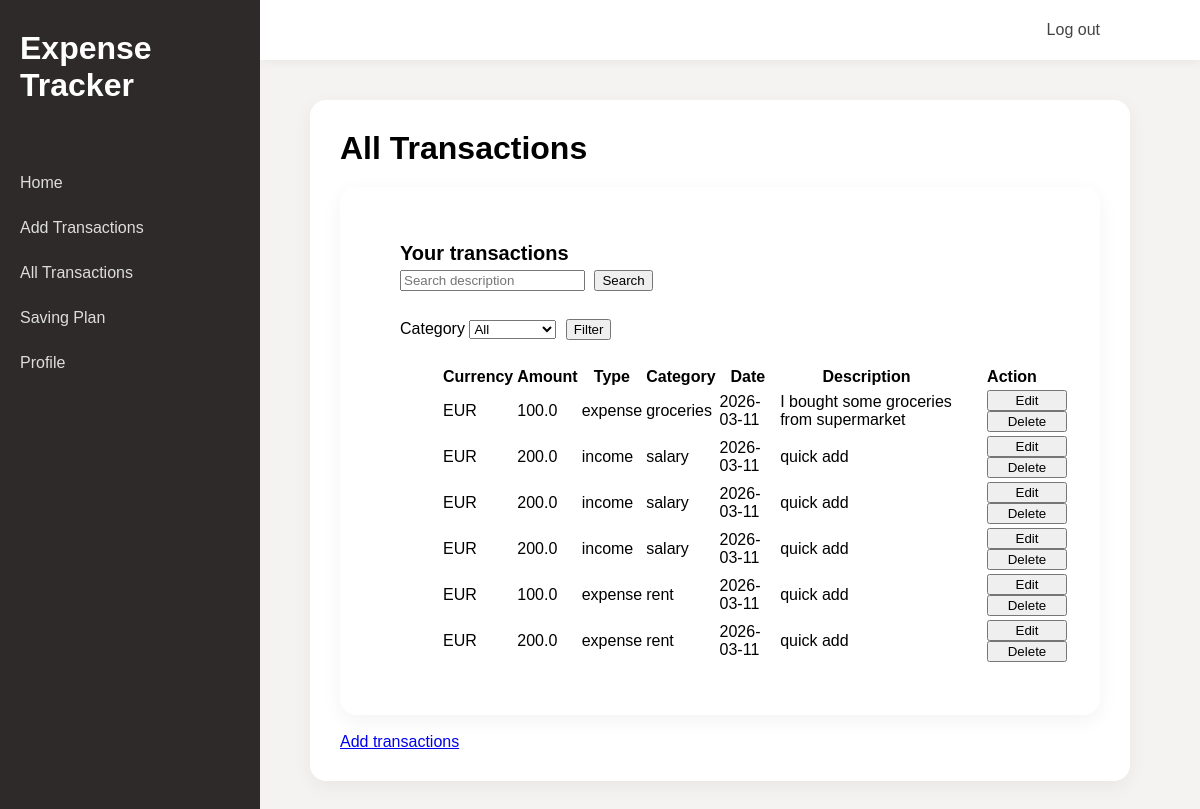
Page /personal (signed in) on the earlier database version.
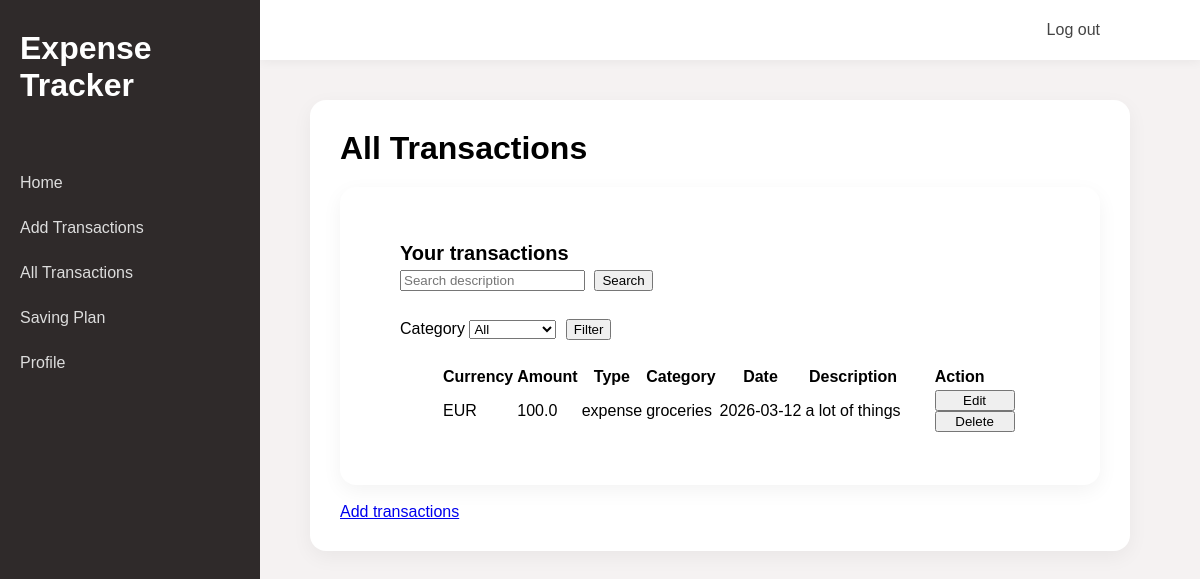
Same page on the later database version.
### tables this page shows
CREATE TABLE transactions
(
    transaction_id INTEGER PRIMARY KEY AUTOINCREMENT,
    user_id INTEGER NOT NULL,
    currency TEXT NOT NULL,
    amount REAL NOT NULL,
    type TEXT NOT NULL,
    category TEXT NOT NULL,
    date DATE NOT NULL,
    description TEXT
);

### app.py (the view, shortened to what this page needs)
@app.route("/personal")
@login_required
def personal():
    db = get_db()
    user_id = session["user_id"]
    query = request.args.get("q")
    category = request.args.get("category")
    if query and category:
        content = db.execute("""SELECT * FROM transactions
                            WHERE user_id = ?
                            AND description LIKE ?
                            AND category = ?
                            ORDER BY date DESC
                            """, (user_id, f"%{query}%", category)).fetchall()
    elif query:
        content = db.execute("""SELECT * FROM transactions
                            WHERE user_id = ?
                            AND description LIKE ?
                            ORDER BY date DESC
                            """, (user_id, f"%{query}%")).fetchall()
    else:
        content = db.execute("""SELECT * FROM transactions
                            WHERE user_id = ?
                            ORDER BY date DESC
                            """, (user_id,)).fetchall()
    categories = db.execute("""SELECT name
                            FROM categories
                            WHERE user_id = ?
                            ORDER BY name
                            """, (user_id,)).fetchall()
    category_list = db.execute("""SELECT DISTINCT category
                               FROM transactions
                               WHERE user_id = ?
                               ORDER BY category
                               """, (user_id,)).fetchall()
    current_month = datetime.now().strftime("%Y-%m")
    rows = db.execute("""SELECT amount, currency
                        FROM transactions
                        WHERE user_id = ?
                        AND type = 'expense'
                        AND strftime('%Y-%m', date) = ?
                     """, (user_id, current_month)).fetchall()
    expense = 0
    for row in rows:
        expense += convert(row["amount"], row["currency"], "EUR")
    expense = round(expense, 2)
    rows = db.execute("""SELECT amount, currency
                        FROM transactions
                        WHERE user_id = ?
                        AND type = 'income'
                        AND strftime('%Y-%m', date) = ?
                     """, (user_id, current_month)).fetchall()
    income = 0
    for row in rows:
        income += convert(row["amount"], row["currency"], "EUR")
    income = round(income, 2)
    expense = expense if expense else 0
    income = income if income else 0
    budget = 1000
    remaining = budget - expense
    percentage = (expense / budget * 100) if budget else 0
    edit_id = request.args.get("edit_id")
    return render_template("personal.html",
                           content=content,
                           categories=categories,
                           category_list=category_list,
                           budget=budget,
                           remaining=remaining,
                           expense=expense,
                           income=income,
                           percentage=percentage,
                           edit_id=edit_id)

### app.py (called while the page is built)
@app.before_request
def load_logged_in_user():
    g.user = session.get("user_id", None)

def login_required(view):
    @wraps(view)
    def wrapped_view(*args, **kwargs):
        if g.user is None:
            return redirect(url_for("login", next=request.url))
        return view(*args, **kwargs)
    return wrapped_view

def convert(amount, from_currency, to_currency):
    if from_currency == to_currency:
        return amount
    rate = EXCHANGE_RATE[(from_currency, to_currency)]
    return amount * rate

### database.py (called while the page is built)
def get_db():
    if "db" not in g:
        g.db = sqlite3.connect(DATABASE,
            detect_types=sqlite3.PARSE_DECLTYPES
        )
        g.db.row_factory = sqlite3.Row
    return g.db

### templates/personal.html (shortened to what this page needs)
{% extends "base.html" %}
{% block main_content %}
<h1>All Transactions</h1>
<section>
    <h3>
        Your transactions
    </h3>
    <form action="" method="get">
        <input type="text" name="q" value="{{ request.args.get('q', '') }}" placeholder="Search description">
        <button type="submit">Search</button>
        <br>
        <br>
        <label>Category</label>
        <select name="category">
            <option value="">All</option>
        </select>
        <button type="submit">Filter</button>
    </form>
    <table>
        <tr>
            <th>Currency</th>
            <th>Amount</th>
            <th>Type</th>
            <th>Category</th>
            <th>Date</th>
            <th>Description</th>
            <th>Action</th>
        </tr>
        {% for row in content %}
        <tr>
            {% if edit_id == row['transaction_id']|string %}
            <td colspan="7">
                <form action="{{ url_for('update_transaction', id=row.transaction_id) }}" method="post">
                    <table>
                        <tr>
                            <td>
                                <select name="currency">
                                    <option value="EUR" {% if row['currency']=='EUR' %}selected{% endif %}>EUR</option>
                                    <option value="CNY" {% if row['currency']=='CNY' %}selected{% endif %}>CNY</option>
                                </select>
                            </td>
                            <td><input name="amount" value="{{ row['amount'] }}"></td>
                            <td>
                                <select name="type">
                                    <option value="expense" {% if row['type']=='expense' %}selected{% endif %}>expense
                                    </option>
                                    <option value="income" {% if row['type']=='income' %}selected{% endif %}>income
                                    </option>
                                </select>
                            </td>
                            <td>
                                <select name="category">
                                    {% for c in categories %}
                                    <option value="{{ c['name'] }}" {% if row['category']==c['name'] %}selected{% endif
                                        %}>{{ c['name'] }}</option>
                                    {% endfor %}
                                </select>
                            </td>
                            <td>{{ row['date'] }}</td>
                            <td><input name="description" value="{{ row['description'] }}"></td>
                            <td>
                                <input type="submit" value="Save">
                            </td>
                        </tr>
                    </table>
                </form>
            </td>
            {% else %}
            <td>{{ row["currency"] }}</td>
            <td>{{ row["amount"] }}</td>
            <td>{{ row["type"] }}</td>
            <td>{{ row["category"] }}</td>
            <td>{{ row["date"] }}</td>
            <td>{{ row["description"] }}</td>
            <td>
                <form action="{{ url_for('personal') }}" method="get" style="display: inline;">
                    <input type="submit" value="Edit">
                </form>
                <form action="{{ url_for('delete_transaction', id=row['transaction_id']) }}" method="post">
                    <input type="submit" value="Delete" onclick="return confirm('Delete this transaction?')">
                </form>
            </td>
            {% endif %}
        </tr>
        {% endfor %}
    </table>
</section>
<br>
<a href="{{ url_for('add_transactions') }}">Add transactions</a>
{% endblock %}

Differences in the rows shown:
no longer on this page (row edited): transactions: currency "EUR", amount "200.0", type "income", category "salary", date "2026-03-11", description "quick add"
no longer on this page (row edited): transactions: currency "EUR", amount "200.0", type "income", category "salary", date "2026-03-11", description "quick add"
no longer on this page (row edited): transactions: currency "EUR", amount "200.0", type "income", category "salary", date "2026-03-11", description "quick add"
no longer on this page (row edited): transactions: currency "EUR", amount "100.0", type "expense", category "rent", date "2026-03-11", description "quick add"
no longer on this page (row edited): transactions: currency "EUR", amount "200.0", type "expense", category "rent", date "2026-03-11", description "quick add"
changed transactions "EUR": date "2026-03-11" → "2026-03-12"; description "I bought some groceries from supermarket" → "a lot of things"
